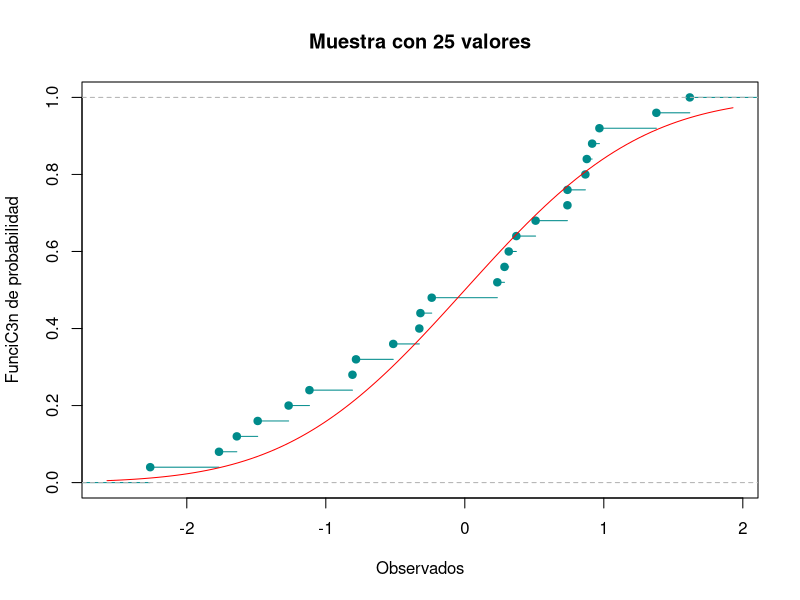
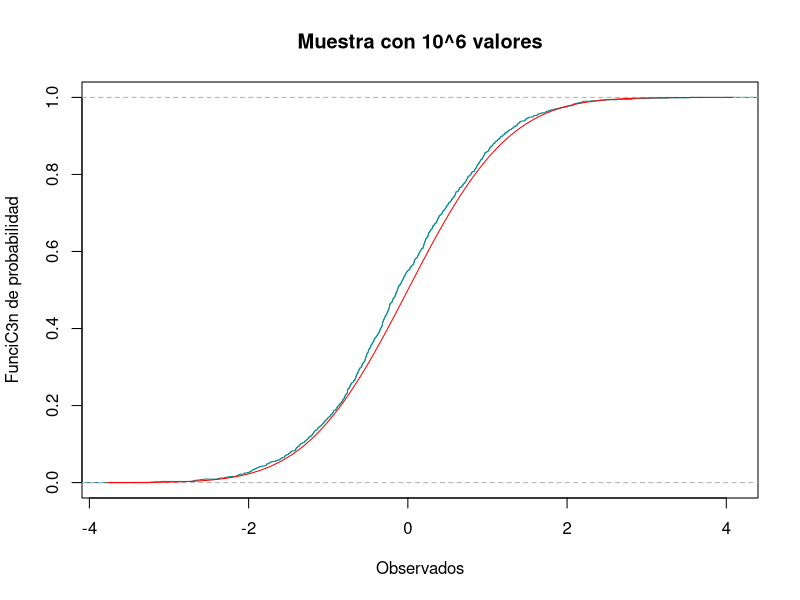
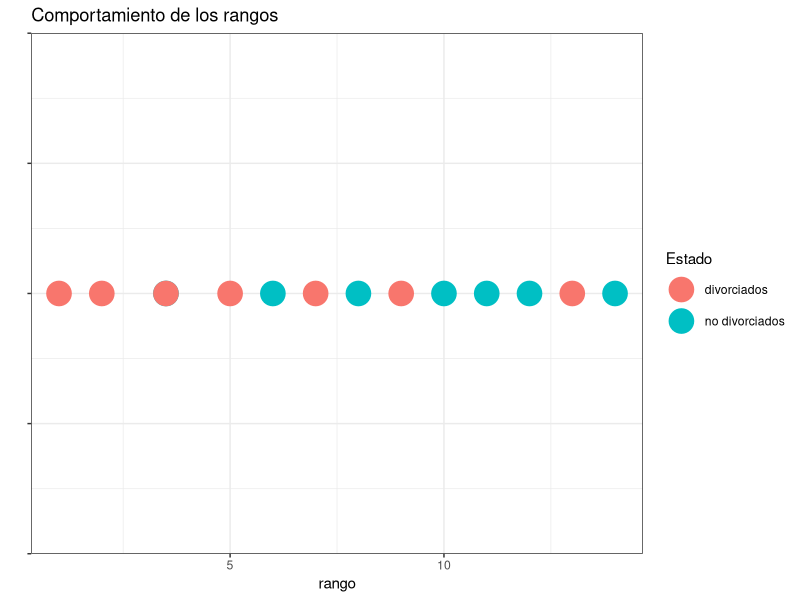
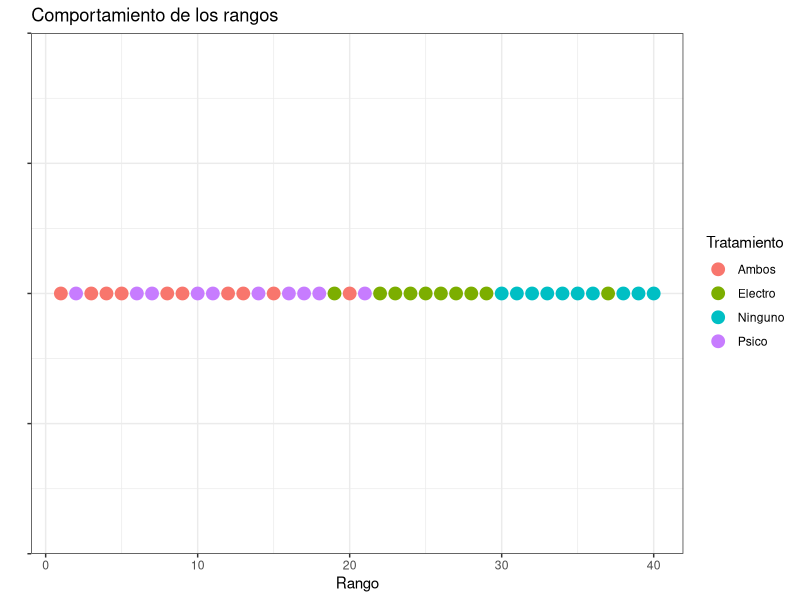

These charts were generated, in order, by the following R code:
## ---- chunk 1
knitr::opts_chunk$set(echo = TRUE)
 
## ---- chunk 2
library(nortest)
library(dplyr)
library(ggplot2)
## ---- chunk 3
Dirty_data=c(0.2513, 0.2566, 0.3459, 0.6379, 2.0505, 1.803, 2.1906,
             1.5299, 0.35005, 0.3128, 1.2726, 2.3674, 2.3214, 2.4373, 0.6548)
Data=sort(Dirty_data)
## ---- chunk 4
Data
## ---- chunk 5
S2<-function(x){
  mean_aux=mean(x)
  n_aux=length(x)
  s2=0
  for (i in x){
    s2=s2+(i-mean_aux)^2
  }
  s2=s2/(n_aux-1)
  return(s2)
}

## ---- chunk 6
mean_est=mean(Data)
S2_est=S2(Data)
n=length(Data)

## ---- chunk 7
mean_est
S2_est
n
## ---- chunk 8
f_emp=ecdf(Data)
f_n=f_emp(Data)
f_r=f_n-(1/n) 
## ---- chunk 9
Z=(Data-mean_est)/sqrt(S2_est)
## ---- chunk 10
Z
## ---- chunk 11
Probas=pnorm(Z)
## ---- chunk 12
Probas
## ---- chunk 13
Di_p=f_n  -Probas
Di_n= Probas - f_r
## ---- chunk 14
Visual=data.frame(Dirty_data,Data,Z,Probas,Di_p,Di_n)
## ---- chunk 15
Visual
## ---- chunk 16
D_p=max(Di_p)
D_n=max(Di_n)
## ---- chunk 17
D_p
D_n
## ---- chunk 18
Dn=max(D_p,D_n)
## ---- chunk 19
Dn
## ---- chunk 20
conf=0.90
alpha=1-conf
## ---- chunk 21
Est=0.2016
Rechazamos_H0=Dn>Est

## ---- chunk 22
Rechazamos_H0
## ---- chunk 23
p_value=lillie.test(Data)[[2]]

Rechazamos_p_value=p_value<alpha
## ---- chunk 24
p_value
Rechazamos_p_value
## ---- chunk 25
ProbasB=plnorm(Data) 
## ---- chunk 26
ProbasB
## ---- chunk 27
Di_pB=(f_n-ProbasB)
Di_nB=(ProbasB-f_r)

## ---- chunk 28
D_pB=max(Di_pB)
#Calculamos D-
D_nB=max(Di_nB)
## ---- chunk 29
DnB=max(D_pB,D_nB)
## ---- chunk 30
DnB
## ---- chunk 31
alphaB=0.01
confB=1-alpha
## ---- chunk 32
EstB=0.40420

Rechazamos_H0B=DnB>EstB

## ---- chunk 33
Rechazamos_H0B
## ---- chunk 34
p_valueB=ks.test(Data,plnorm,0,1)[[2]]

Rechazamos_p_valueB=p_valueB<alphaB
## ---- chunk 35
p_valueB
Rechazamos_p_valueB
## ---- chunk 36
intervalos <- c( "Menos de 1 semana","1<= x <2" , "2<= x <3","3<= x <4","4<= x <5","5<= x <6","6<= x <7","7<= x <8","MC!s de 8 semanas")
oi <- c(64,195,287,241,140,51,25,4,1)

tabla <- data.frame(oi,row.names = intervalos )
tabla

## ---- chunk 37
k=sum(oi)
print(k)
## ---- chunk 38
p=0.25
n=10
## ---- chunk 39
length(oi)

## ---- chunk 40
oi=c(64,195,287,241,140,51,25,4,1)
## ---- chunk 41
Probas_ejercicio4=list()
for (i in 0:8){
  if(i==8){
    Probas_ejercicio4[i+1]=pbinom(i-1,n,p,lower.tail = FALSE)
  }else{
    Probas_ejercicio4[i+1]=dbinom(i,n,p)
  }
}
Probas_ejercicio4=unlist(Probas_ejercicio4)
print(Probas_ejercicio4)

## ---- chunk 42
sum(Probas_ejercicio4)
## ---- chunk 43
ei= Probas_ejercicio4 * k 
print(ei)
## ---- chunk 44
Tabla_ji = data.frame("ci"=0:8, "oi"=oi,"pi"= Probas_ejercicio4,"ei"=ei)
print(Tabla_ji)
## ---- chunk 45
EstJi=0 
for (i in 1:9){
  EstJi=EstJi+(((oi[i]) - (ei[i]))^2)/(ei[i])
}
print(EstJi)
## ---- chunk 46
alpha_ejercicio4=0.01
conf_ejercicio4= 1- alpha_ejercicio4
## ---- chunk 47
v= length(Probas_ejercicio4) -1
print(v)
## ---- chunk 48
valor_critico=qchisq(conf_ejercicio4,df=v,lower.tail = TRUE)
## ---- chunk 49
Rechazamos_H0_p4=EstJi>valor_critico
print(Rechazamos_H0_p4)
## ---- chunk 50
p_value_p4=chisq.test(x=oi,p=Probas_ejercicio4)[[3]]
Rechazamos_p_value_p4=alpha_ejercicio4>p_value_p4
print(Rechazamos_p_value_p4)
## ---- chunk 51
set.seed(2019)
## ---- chunk 52
x_data=rnorm(25,mean=0,sd=1)
print(x_data)
## ---- chunk 53
f_empi=ecdf(x_data)
plot(f_empi, xlab="Observados", ylab="FunciC3n de probabilidad", 
     main="Muestra con 25 valores", col="darkcyan")
curve(pnorm(x), add=TRUE, col="red")
## ---- chunk 54
set.seed(2019)
## ---- chunk 55
x_dataM = rnorm(10^3)
## ---- chunk 56
f_empiM = ecdf(x_dataM)
## ---- chunk 57
plot(f_empiM, xlab="Observados", ylab="FunciC3n de probabilidad", 
     main="Muestra con 10^6 valores", col="darkcyan")
curve(pnorm(x), add=TRUE, col="red")
## ---- chunk 58
x_data_ord=sort(x_data)
f_empi_norm=f_empi(x_data_ord)
## ---- chunk 59
f_empi_des=f_empi_norm - (1/25)
## ---- chunk 60
probras_data = pnorm(x_data_ord)

## ---- chunk 61
D_data_norm = f_empi_norm - probras_data
D_data_max = max(D_data_norm)
print(D_data_max)
## ---- chunk 62
D_data_des = probras_data - f_empi_des
D_data_des_max = max(D_data_des)
print(D_data_des_max)
## ---- chunk 63
D_max= max(D_data_max,D_data_des_max)
print(D_max)
## ---- chunk 64
valores_25=data.frame(x_data,x_data_ord,probras_data,D_data_norm,D_data_des)
## ---- chunk 65
print(head(valores_25))
print(tail(valores_25))
## ---- chunk 66
x_dataM_ord = sort(x_dataM)
f_empi_M= f_empiM(x_dataM_ord)
## ---- chunk 67
f_empi_M_des = f_empi_M - (1/(10^3))
## ---- chunk 68
probas_dataM = pnorm(x_dataM_ord)
## ---- chunk 69
D_dataM_norm = f_empi_M - probas_dataM
D_dataM_norm_max = max(D_dataM_norm)
print(D_dataM_norm_max)
## ---- chunk 70
D_dataM_des = probas_dataM - f_empi_M_des
D_dataM_des_max = max(D_dataM_des)
print(D_data_des_max)

## ---- chunk 71
D_maxM = max(D_dataM_norm_max, D_data_des_max)
print(D_data_des_max)
## ---- chunk 72
valores_M=data.frame(x_dataM,x_dataM_ord,probas_dataM,D_dataM_norm,D_dataM_des)
## ---- chunk 73
print(head(valores_M))
print(tail(valores_M))
## ---- chunk 74
library(dplyr)
porcentaje=c(23,24,12,12,7,18,8,35,11)
hispanos=c(6.6,4.1,2.1,1.5,0.8,0.6,0.6,0.5,0.4)
## ---- chunk 75
paises<-data.frame(hispanos,porcentaje)
paises
## ---- chunk 76
paises$R_x = rank(paises$hispanos)
paises$R_y=rank(paises$porcentaje)
print(paises)
## ---- chunk 77
paises$diff_c = (paises$R_x - paises$R_y)^2 
estadistica= sum(paises$diff_c)
n_tamanio=length(paises$porcentaje)
## ---- chunk 78

rho_Spearman = 1 - (6 * estadistica ) / (n_tamanio*(n_tamanio^2 -1 ) )
print(rho_Spearman)
## ---- chunk 79
alpha_spear= 0.05
conf_spear = 1- alpha_spear 
## ---- chunk 80
Rechazamos_H0_spear=rho_Spearman>0.6
print(Rechazamos_H0_spear)
## ---- chunk 81
test_spear=cor.test(porcentaje, hispanos,method="spearman",alternative="greater")
p_value=test_spear$p.value
print(p_value)
## ---- chunk 82
test_ken=cor.test(hispanos, porcentaje,method="kendall",alternative="greater",exact = NULL)
print(test_ken$p.value)
## ---- chunk 83
library(ggplot2)
nodivorciados=c(80, 72, 99 ,82 ,62 ,50 ,85)
divorciados= c(60, 70, 88, 75, 42, 30, 50)
## ---- chunk 84
n_tamanio_muestra=length(nodivorciados)

## ---- chunk 85
datos_div = data.frame(Estado =rep(c("no divorciados", "divorciados"), 
                              each = n_tamanio_muestra),
                              Promedio= c(nodivorciados, divorciados))
print(datos_div)

## ---- chunk 86
datos_div$rango=rank(datos_div$Promedio)
print(datos_div)
## ---- chunk 87
suma_rango<-datos_div %>% group_by(Estado) %>% summarise(suma_rango = sum(rango))
rango_div<-suma_rango$suma_rango[1]
rango_nodiv<-suma_rango$suma_rango[2]
print(suma_rango)
## ---- chunk 88
ggplot(data = datos_div , aes(x = rango , y=0)) + 
  geom_point(aes(colour = Estado), size = 8) + 
  ggtitle("Comportamiento de los rangos")+ ylab("") + 
  xlab("rango") +theme_bw() + theme(axis.text.y = element_blank())

## ---- chunk 89
factor_us= n_tamanio_muestra*n_tamanio_muestra+(n_tamanio_muestra*(n_tamanio_muestra+1))/2

## ---- chunk 90
U_div=factor_us - rango_div
U_nd=factor_us - rango_nodiv
print(U_div)
print(U_nd)
## ---- chunk 91
U_est= min(U_div,U_nd)

## ---- chunk 92
mu_div = (n_tamanio_muestra^2)/2
sigma_div = (n_tamanio_muestra^2 / 12 )*(n_tamanio_muestra+n_tamanio_muestra+1)

## ---- chunk 93
alpha_div = 0.05
z_izq=qnorm(alpha_div/2,mean=mu_div,sd=sqrt(sigma_div))
z_der=qnorm(1-alpha_div/2,mean=mu_div,sd=sqrt(sigma_div))
print(z_izq)
print(z_der)
## ---- chunk 94
Rechazamos_H0_div=(U_est < z_izq || U_est > z_der)
print(Rechazamos_H0_div)
## ---- chunk 95
prueba_wilcox = wilcox.test(divorciados, nodivorciados, paired=FALSE)
print(prueba_wilcox$p.value)

## ---- chunk 96
tasa_muerte<-c(83,74,71,65,62,52,47,48,42,43,38)
anio<-c(1959,1960,1961,1962,1963,1964,1965,1966,1967,1968,1969) 
premios<-c(277,318,382,441,486,597,750,738,849,932,976)
Datos_tuber<-data.frame(anio,premios,tasa_muerte)
print(Datos_tuber)
## ---- chunk 97
Datos_tuber$R_x=rank(Datos_tuber$premios)
Datos_tuber$R_y=rank(Datos_tuber$tasa_muerte)
Datos_tuber$Dif_cuadrada=(Datos_tuber$R_x-Datos_tuber$R_y)^2
Est_tuber<-Datos_tuber %>% summarize(Estadistica_t=sum(Dif_cuadrada))
Est<-unlist(Est_tuber)
n_tuber=length(tasa_muerte)
print(Datos_tuber)

## ---- chunk 98
rho_tuber=(1-(6*Est_tuber)/(n_tuber*(n_tuber^2 -1)))
Rechazamos_H0_tuber=rho_tuber<0.536
print(Rechazamos_H0_tuber)

## ---- chunk 99
test_tuber = cor.test(tasa_muerte, premios,method="spearman",alternative="less")
p_value_tuber=test_tuber$p.value
print(p_value_tuber)

## ---- chunk 100
kendall_tuber=cor.test(premios,tasa_muerte,method="kendall",alternative="less",exact = NULL)
p_value_ken_tuber = kendall_tuber$p.value
print(p_value_ken_tuber)

## ---- chunk 101
Electro<-c(19,22,25,24,29,26,37,23,27,28)
Psico<-c(14,21,2,6,10,16,17,11,18,7)
Ambos<-c(12,1,5,8,4,13,9,15,3,20)
Ninguno<-c(38,39,40,30,31,32,33,36,34,35)

## ---- chunk 102
m_categorias=4
k_total=40
n_pacientes = 10

## ---- chunk 103

DataVisual_pacientes<-data.frame(Electro,Psico,Ambos,Ninguno)
Data_pacientes<- data.frame(Tratamiento =rep(c("Electro","Psico",'Ambos','Ninguno'), each = n_pacientes), Rango =c(Electro,Psico,Ambos,Ninguno))
print(DataVisual_pacientes)
print(Data_pacientes)

## ---- chunk 104
plot_pacientes=ggplot(data = Data_pacientes , aes(x = Rango , y=0)) + geom_point(aes(colour = Tratamiento), size = 4) + 
  ggtitle("Comportamiento de los rangos")+ ylab("") + xlab("Rango") +  theme_bw() +
  theme(axis.text.y = element_blank())
print(plot_pacientes)

## ---- chunk 105
Suma_rangos= Data_pacientes %>%
  group_by(Tratamiento) %>%
  summarize(suma_rangos=sum(Rango))
print(Suma_rangos)
## ---- chunk 106
Est_pacientes=(12/(k_total*(k_total+1)))*sum(unlist(lapply(Suma_rangos$suma_rangos,function(x){(x^2)/10})))-3*(k_total+1)
print(Est_pacientes)
